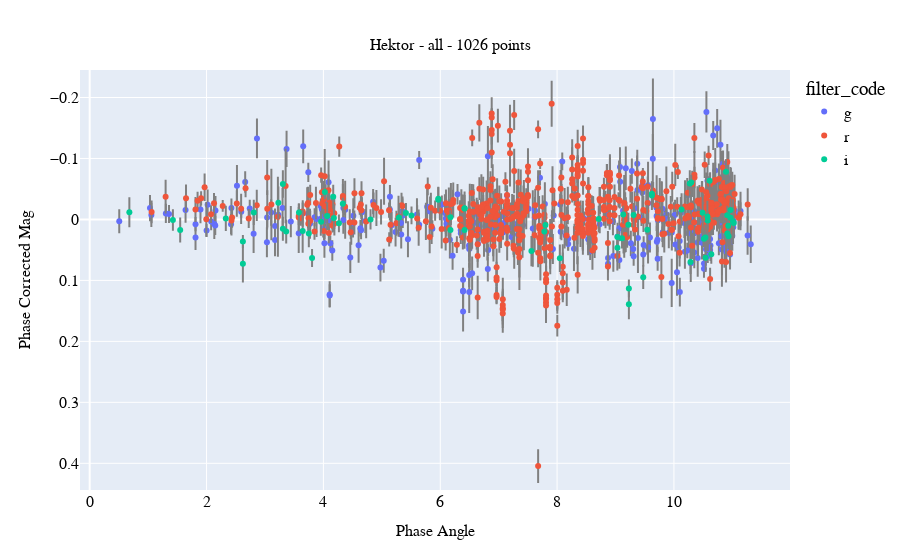

Notebook code cell kept with this figure:
### Code cell
# Now you can see the residuals after discounting the rotational effects (orbit by orbit) and the solar phase angle effects. 
plots.general(x_column='phase_angle',
              y_column='phase_corrected_mag',
              show_yerr=True,
              show_color=True,
              color_column='filter_code',
              table=merged_table_corr,
              save_path=string+'_corrected_by_phase_and_rotation.jpg')

### Figure 1 — Plotly figure (JSON) as saved in the notebook; plotly's stock layout.template omitted (floating-point values rounded to 4 significant figures; data arrays with more than 128 entries replaced by an {"elided": "..."} marker saying what was removed)
{"data": [{"cliponaxis": true, "error_y": {"array": {"elided": "1026 float values"}, "color": "gray", "type": "data", "width": 1}, "hovertemplate": "filter_code=g<br>phase_angle=%{x}<br>phase_corrected_mag=%{y}<extra></extra>", "legendgroup": "g", "marker": {"color": "#636efa", "symbol": "circle"}, "mode": "markers", "name": "g", "orientation": "v", "showlegend": true, "type": "scatter", "x": {"elided": "351 float values"}, "xaxis": "x", "y": {"elided": "351 float values"}, "yaxis": "y"}, {"cliponaxis": true, "error_y": {"array": {"elided": "1026 float values"}, "color": "gray", "type": "data", "width": 1}, "hovertemplate": "filter_code=r<br>phase_angle=%{x}<br>phase_corrected_mag=%{y}<extra></extra>", "legendgroup": "r", "marker": {"color": "#EF553B", "symbol": "circle"}, "mode": "markers", "name": "r", "orientation": "v", "showlegend": true, "type": "scatter", "x": {"elided": "604 float values"}, "xaxis": "x", "y": {"elided": "604 float values"}, "yaxis": "y"}, {"cliponaxis": true, "error_y": {"array": {"elided": "1026 float values"}, "color": "gray", "type": "data", "width": 1}, "hovertemplate": "filter_code=i<br>phase_angle=%{x}<br>phase_corrected_mag=%{y}<extra></extra>", "legendgroup": "i", "marker": {"color": "#00cc96", "symbol": "circle"}, "mode": "markers", "name": "i", "orientation": "v", "showlegend": true, "type": "scatter", "x": [10.3, 4.168, 1.424, 0.6788, 1.549, 2.33, 4.065, 4.807, 5.508, 6.174, 6.175, 5.293, 4.333, 3.582, 3.306, 3.306, 2.808, 2.622, 2.622, 3.229, 3.363, 3.645, 8.047, 9.22, 9.474, 10.13, 10.27, 10.58, 10.57, 10.54, 10.49, 9.111, 7.783, 8.712, 10.28, 9.229, 9.229, 9.132, 9.033, 9.033, 7.8, 5.967, 5.967, 4.18, 4.025, 3.96, 3.806, 3.751, 4.266, 5.413, 10.64, 10.51, 10.97, 10.93, 10.91, 10.91, 10.89, 10.61, 9.623, 9.623, 6.417, 6.416, 6.416, 7.561, 9.309, 9.544, 10.54, 10.97, 11.01, 11.02, 10.93], "xaxis": "x", "y": [-0.06072, -0.03727, 0.0008672, -0.01171, 0.0174, -0.001646, -0.005449, 5.088e-05, -0.006571, -0.003585, 0.01748, -0.003319, -0.02592, -0.01142, -0.05814, 0.01545, -0.01147, 0.07278, 0.03614, -0.02722, 0.01984, 0.01917, 0.06361, 0.008534, 0.09465, -0.01636, -0.05907, 0.001929, -0.00486, 0.06265, -0.01116, 0.03096, 0.01983, -0.0007556, 0.06999, 0.1131, 0.1391, -0.007928, 0.02888, 0.04644, 0.009311, -0.03231, -0.03407, -0.002466, -0.04489, 0.003664, 0.06318, 0.02316, 0.006418, -0.01046, 0.05699, 0.03175, -0.01551, 0.02742, -0.006856, 0.02325, -0.07807, -0.06327, -0.04214, -0.03918, -0.01798, 0.01722, -0.01823, 0.05194, -0.007128, 0.01692, 0.02956, -0.002644, 0.003565, 0.005716, 0.01055], "yaxis": "y"}], "layout": {"font": {"color": "black", "family": "serif", "size": 16}, "legend": {"title": {"text": "filter_code"}, "tracegroupgap": 0}, "margin": {"b": 70, "l": 80, "r": 30, "t": 70}, "title": {"font": {"color": "black", "family": "serif", "size": 16}, "text": "Hektor - all - 1026 points", "x": 0.5, "y": 0.93}, "xaxis": {"anchor": "y", "domain": [0, 1], "tickfont": {"color": "black", "family": "serif", "size": 16}, "title": {"font": {"color": "black", "family": "serif", "size": 16}, "text": "Phase Angle"}}, "yaxis": {"anchor": "x", "autorange": false, "domain": [0, 1], "range": [0.4438, -0.2451], "tickfont": {"color": "black", "family": "serif", "size": 16}, "title": {"font": {"color": "black", "family": "serif", "size": 16}, "text": "Phase Corrected Mag"}}}}
